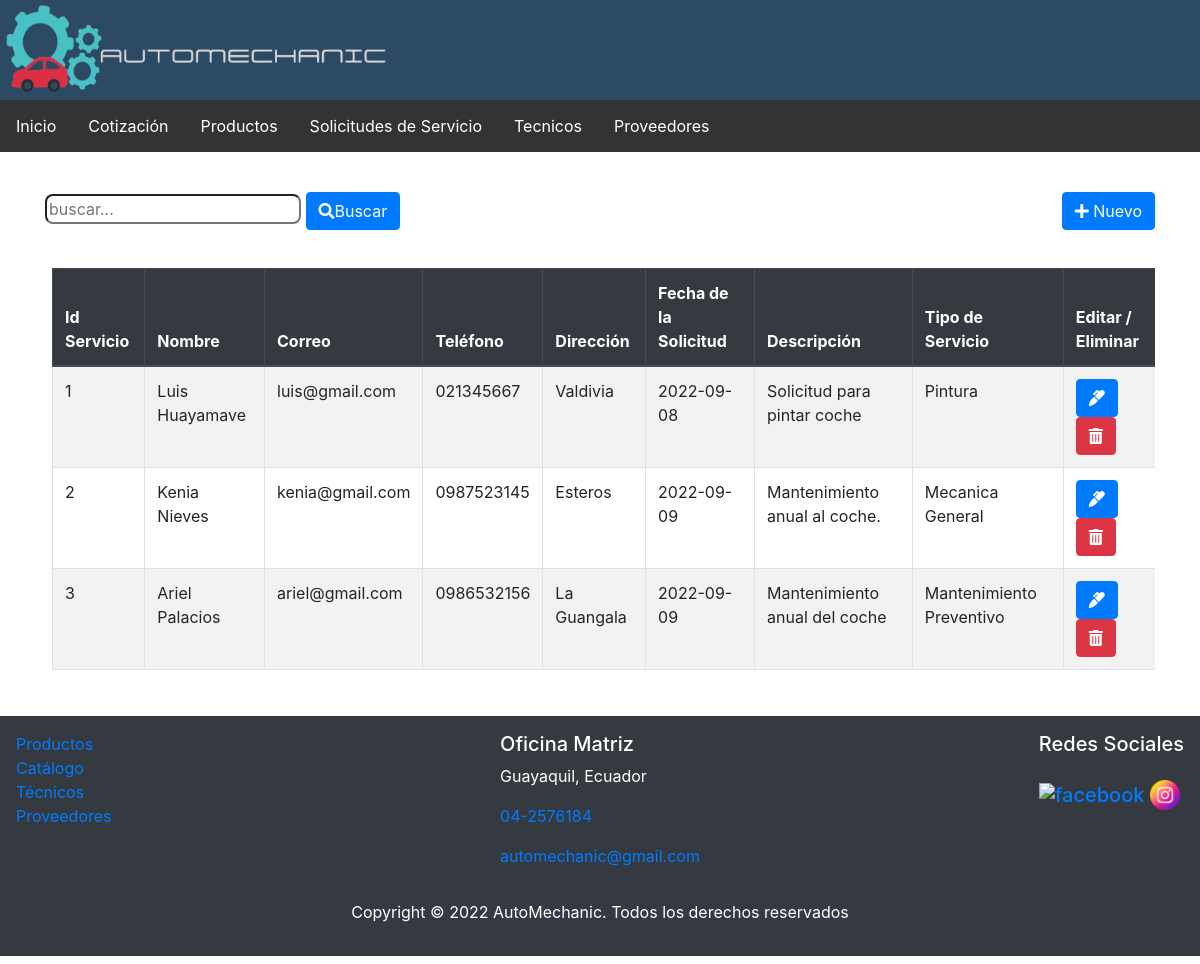
The page /index.php?c=SolicitudServicio&f=index on the database its author committed.
### tables this page shows
CREATE TABLE `solicitud_servicio` (
  `id_solicitud` int(11) NOT NULL,
  `nombre` varchar(20) NOT NULL,
  `correo` varchar(20) NOT NULL,
  `telefono` varchar(10) NOT NULL,
  `direccion` varchar(100) NOT NULL,
  `descripcion` varchar(100) NOT NULL,
  `fecha_solicitud` date NOT NULL,
  `id_tipo` int(11) NOT NULL
);

CREATE TABLE `tipo_servicio` (
  `id_tipo` int(11) NOT NULL,
  `tipo_servicio` varchar(30) NOT NULL
);

### controller/SolicitudServicioController.php (called while the page is built, shortened)
<?php
require_once 'model/dao/SolicitudServicioDAO.php';
class SolicitudServicioController
{
    private $model;
    public function __construct()
    {
        $this->model = new SolicitudServicioDAO();
    }
    public function index()
    {
        $resultados = $this->model->selectAllFiltro("");
        require_once VSOLICITUDSERVICIO . 'list.php';
    }
}

### controller/FrontController.php (called while the page is built, shortened)
<?php
class FrontController
{
    public function ruteo()
    {
        $funcion = (!empty($_REQUEST['f'])) ? htmlentities($_REQUEST['f']) : FUNCION_PRINCIPAL;
        $cont = new  $controlador();
        $cont->$funcion();
    }
}

### index.php (called while the page is built)
<?php
    require_once 'controller/FrontController.php';
    $front = new FrontController();
    $front->ruteo();

### config/conexion.php (called while the page is built)
<?php
class Conexion
{
    public static function getConexion()
    {
        $dsn = 'mysql:host=localhost;port=3306;dbname=' . DBNAME;
        $conexion = null;
        try {
            $conexion = new PDO($dsn, DBUSER, DBPASSWORD);
            $conexion->setAttribute(PDO::ATTR_ERRMODE, PDO::ERRMODE_EXCEPTION);
        } catch (Exception $e) {
            echo $e;
            die("error " . $e->getMessage());
        }
        return $conexion;
    }
}

### model/dao/SolicitudServicioDAO.php (called while the page is built, shortened)
<?php
require_once 'config/conexion.php';
class SolicitudServicioDAO
{
    private $con;
    public function __construct()
    {
        $this->con = Conexion::getConexion();
    }
    public function selectAllFiltro($parametro)
    {
        $sql = "SELECT * FROM solicitud_servicio s, tipo_servicio t WHERE s.id_tipo = t.id_tipo and
        (s.nombre like :b1 or t.tipo_servicio like :b2)
        ORDER BY s.id_solicitud";
        $stmt = $this->con->prepare($sql);
        $conlike = '%' . $parametro . '%';
        $data = array('b1' => $conlike, 'b2' => $conlike);
        $stmt->execute($data);
        $resultados = $stmt->fetchAll(PDO::FETCH_ASSOC);
        return $resultados;
    }
}

### view/solicitud_servicio/solicitud_servicio.list.php (the view)
<?php require_once HEADER; ?>
<div class="container">
    <div class="row">
        <div class="col-sm-6">
            <form action="index.php?c=SolicitudServicio&f=search" method="POST">
                <input type="text" name="b" id="busqueda" placeholder="buscar..." />
                <button type="submit" class="btn btn-primary"><i class="fas fa-search"></i>Buscar</button>
            </form>
        </div>
        <div class="col-sm-6 d-flex flex-column align-items-end">
            <a href="index.php?c=SolicitudServicio&f=view_new">
                <button type="button" class="btn btn-primary">
                    <i class="fas fa-plus"></i>
                    Nuevo</button>
            </a>
        </div>
    </div>
    <div class="table-responsive mt-2">
        <table class="table table-striped table-bordered">
            <thead class="thead-dark">
                <th>Id Servicio</th>
                <th>Nombre </th>
                <th>Correo </th>
                <th>Tel&eacute;fono </th>
                <th>Direcci&oacute;n </th>
                <th>Fecha de la Solicitud</th>
                <th>Descripci&oacute;n</th>
                <th>Tipo de Servicio</th>
                <th>Editar / Eliminar</th>
            </thead>
            <tbody class="tabladatos">
                <?php
                foreach ($resultados as $fila) {
                ?>
                    <tr>
                        <td><?php echo $fila['id_solicitud']; ?></td>
                        <td><?php echo $fila['nombre']; ?></td>
                        <td><?php echo $fila['correo']; ?></td>
                        <td><?php echo $fila['telefono']; ?></td>
                        <td><?php echo $fila['direccion']; ?></td>
                        <td><?php echo $fila['fecha_solicitud']; ?></td>
                        <td><?php echo $fila['descripcion']; ?></td>
                        <td><?php echo $fila['tipo_servicio']; ?></td>
                        <td>
                            <a class="btn btn-primary" href="index.php?c=SolicitudServicio&f=view_edit&id=<?php echo  $fila['id_solicitud']; ?>">
                                <i class="fas fa-marker"></i></a>
                            <a class="btn btn-danger" onclick="if(!confirm('¿Esta seguro de que desea eliminar esta solicitud?'))return false;" href="index.php?c=SolicitudServicio&f=delete&id=<?php echo  $fila['id_solicitud']; ?>">
                                <i class="fas fa-trash-alt"></i></a>
                        </td>
                    </tr>
                <?php  } ?>
            </tbody>
        </table>
    </div>
</div>
<?php require_once FOOTER ?>

### view/templates/header.php (shortened to what this page needs)
<!DOCTYPE html>
<html>
<head>
    <link href="assets/css/bootstrap.min.css" rel="stylesheet">
    <link href="assets/css/estilos.css" rel="stylesheet">
    <link rel="stylesheet" href="https://use.fontawesome.com/releases/v5.6.3/css/all.css">
</head>
<div style="margin-bottom: 20px">
    <header>
        <a href=""><img src="assets/imagenes/logo3.png" alt="logo" /></a>
    </header>
    <nav style="margin-bottom: 40px">
        <div id="navegador">
            <ul>
                <li><a href="">Inicio</a></li>
                <li><a href="index.php?c=cotizacion&f=index">Cotizaci&oacute;n</a></li>
                <li><a href="index.php?c=Productos&f=index">Productos</a></li>
                <li><a href="index.php?c=SolicitudServicio&f=index">Solicitudes de Servicio</a></li>
                <li><a href="index.php?c=SolicitudTecnico&f=index">Tecnicos</a></li>
                <li><a href="index.php?c=Proveedores&f=index">Proveedores</a></li>
            </ul>
        </div>
    </nav>
</div>

### view/templates/footer.php (shortened to what this page needs)
<footer class="p-3 mb-2 bg-dark text-white" style="margin-top:30px">
    <div class="row">
        <div class="col-sm-4 d-flex flex-column">
            <a href="index.php?c=Productos&f=index" >Productos</a>
            <a href="" >Cat&aacute;logo</a>
            <a href="index.php?c=SolicitudTecnico&f=index" >T&eacute;cnicos</a>
            <a href="index.php?c=Proveedores&f=index" >Proveedores</a>
        </div>
        <div class="col-sm-4 d-flex flex-column align-items-center" >
            <address>
                <h5>Oficina Matriz</h5>
                <p>Guayaquil, Ecuador</p>
                <p><a href="tel:+593">04-2576184</a></p>
                <p><a href = "#">automechanic@gmail.com</a></p>
            </address>
        </div>
        <div class="col-sm-4 d-flex flex-column align-items-end">
            <h5>Redes Sociales<br /><br />
                <a href="http://www.facebook.com/"><img src="assets/imagenes/facebook.png" style="width:30px; height:30px" alt="facebook" class="imagenRedes" /></a>
                <a href="http://www.instagram.com/"><img src="assets/imagenes/instagram.png" style="width:30px; height:30px"alt="instagram" class="imagenRedes" /></a>
            </h5>
        </div>
    </div>
    <div>
        <p class="text-center"> Copyright © <?php echo date('Y'); ?> AutoMechanic. Todos los derechos reservados</p>
    </div>
</footer>
</body>
</html>

### assets/css/estilos.css (style rules this page uses)
header { background-color: #2C4A64; background-size: cover; height:100px; width: 100%; overflow: hidden; }
header img { width: 400px; height: 100px; text-align: left; }
#navegador ul { list-style-type: none; margin: 0; padding: 0; overflow: hidden; background-color: #333; }
#navegador li { float: left; position: relative; }
#navegador li a { display: block; color: white; text-align: center; padding: 14px 16px; text-decoration: none; }
input[type=text] { border-radius: 8px; }
table { margin-top:30px; }
table, td, th { padding: 7px; margin-left:7px; border: #7E7E83 1px solid; border-collapse: collapse; }
tbody { background-color:white; }

### rows shown on the page
solicitud_servicio: id_solicitud "1", nombre "Luis Huayamave", correo "luis@gmail.com", telefono "021345667", direccion "Valdivia", fecha_solicitud "2022-09-08", descripcion "Solicitud para pintar coche", id_tipo.tipo_servicio "Pintura"
solicitud_servicio: id_solicitud "2", nombre "Kenia Nieves", correo "kenia@gmail.com", telefono "0987523145", direccion "Esteros", fecha_solicitud "2022-09-09", descripcion "Mantenimiento anual al coche.", id_tipo.tipo_servicio "Mecanica General"
solicitud_servicio: id_solicitud "3", nombre "Ariel Palacios", correo "ariel@gmail.com", telefono "0986532156", direccion "La Guangala", fecha_solicitud "2022-09-09", descripcion "Mantenimiento anual del coche", id_tipo.tipo_servicio "Mantenimiento Preventivo"
